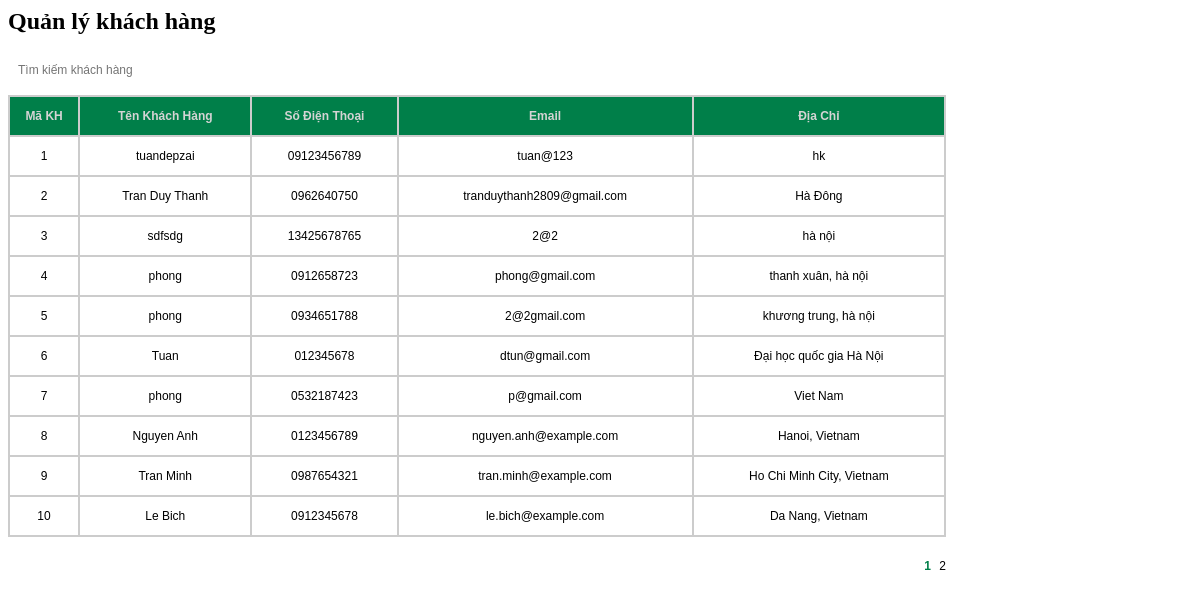
The app's page /admin/customer/customer.php with its own data.
### tables this page shows
CREATE TABLE `customers` (
  `customerNumber` int NOT NULL AUTO_INCREMENT,
  `customerName` varchar(255) NOT NULL,
  `phone` varchar(255) NOT NULL,
  `email` varchar(255) NOT NULL,
  `address` varchar(225) NOT NULL,
  PRIMARY KEY (`customerNumber`)
);

### admin/customer/customer.php (the view, shortened to what this page needs)
<?php
    $dbHost = 'localhost';
    $dbUsername = 'TFT';
    $dbPassword = 'Fongngu123';
    $dbName = 'web_csdl';
    $conn = mysqli_connect($dbHost, $dbUsername, $dbPassword, $dbName);
    $page = isset($_GET['page']) ? $_GET['page'] : 1;
    $rowsPerPage = 10;
    $perRow = ($page - 1) * $rowsPerPage;
    $sql = "SELECT customerNumber, customerName, phone, email, address FROM customers LIMIT $perRow, $rowsPerPage";
    $result1 = $conn->query($sql);
    $query = "SELECT COUNT(*) AS totalRows FROM customers";
    $result2 = $conn->query($query);
    $totalRows = $result2->fetch_assoc()['totalRows'];
    $totalPage = ceil($totalRows / $rowsPerPage);
?>
<link rel="stylesheet" type="text/css" href="css/customer.css" />
<h2>Quản lý khách hàng</h2>
<div id="main">
    <div id="search-bar">
        <form method="get" name="sform" action="mainAdmin.php">
            <input type="text" name="stext" placeholder="Tìm kiếm khách hàng">
        </form>
    </div>
    <table id="customers" cellpadding="0" cellspacing="0" width="100%">
        <tr id="customer-bar">
            <td>Mã KH</td>
            <td>Tên khách hàng</td>
            <td>Số điện thoại</td>
            <td>Email</td>
            <td>Địa chỉ</td>
        </tr>
        <?php
        if ($result1->num_rows > 0) {
            while ($row = $result1->fetch_assoc()) {
        ?>
        <tr>
            <td><?php echo $row['customerNumber']; ?></td>
            <td><?php echo $row['customerName']; ?></td>
            <td><?php echo $row['phone']; ?></td>
            <td><?php echo $row['email']; ?></td>
            <td><?php echo $row['address']; ?></td>
        </tr>
        <?php
            }
        }
        ?>
    </table>
    <p id="pagination">
        <?php
        for ($i = 1; $i <= $totalPage; $i++) {
            if ($i == $page) {
                echo "<span>$i</span> ";
            } else {
                echo '<a href="' . $_SERVER['PHP_SELF'] . '?page_layout=customer&page=' . $i . '">' . $i . '</a> ';
            }
        }
        ?>
    </p>
</div>

### admin/css/customer.css (style rules this page uses)
#search-bar { width: 300px; height: 40px; float: left; }
#search-bar input { float: left; border: none; }
#search-bar input[type="text"] { width: 200px; height: 30px; line-height: 30px; font-family: Verdana, Geneva, sans-serif; font-size: 12px; color: #666; padding-left: 10px; }
#main table#customers { width: 938px; border-top: 2px solid #CCC; border-right: 2px solid #CCC; }
#main table#customers tr td { border-left: 2px solid #CCC; border-bottom: 2px solid #CCC; text-align: center; font-family: Verdana, Geneva, sans-serif; font-size: 12px; height: 40px; }
#customer-bar { width: 100%; height: 30px; line-height: 30px; background: #007f49; color: #d4d4d4; }
#customer-bar td { font-family: Verdana, Geneva, sans-serif; font-size: 12px; font-weight: bold; text-transform: capitalize; text-align: center; }
p#pagination { width: 938px; text-align: right; font-family: Verdana, Geneva, sans-serif; font-size: 12px; word-spacing: 5px; padding-top: 10px; }
p#pagination span { font-weight: bold; color: #007f49; }
p#pagination a { color: #000; text-decoration: none; }

### records on screen
customers: customerNumber "1", customerName "tuandepzai", phone "09123456789", email "tuan@123", address "hk"
customers: customerNumber "2", customerName "Tran Duy Thanh", phone "0962640750", email "tranduythanh2809@gmail.com", address "Hà Đông"
customers: customerNumber "3", customerName "sdfsdg", phone "13425678765", email "2@2", address "hà nội"
customers: customerNumber "4", customerName "phong", phone "0912658723", email "phong@gmail.com", address "thanh xuân, hà nội"
customers: customerNumber "5", customerName "phong", phone "0934651788", email "2@2gmail.com", address "khương trung, hà nội"
customers: customerNumber "6", customerName "Tuan", phone "012345678", email "dtun@gmail.com", address "Đại học quốc gia Hà Nội"
customers: customerNumber "7", customerName "phong", phone "0532187423", email "p@gmail.com", address "Viet Nam"
customers: customerNumber "8", customerName "Nguyen Anh", phone "0123456789", email "nguyen.anh@example.com", address "Hanoi, Vietnam"
customers: customerNumber "9", customerName "Tran Minh", phone "0987654321", email "tran.minh@example.com", address "Ho Chi Minh City, Vietnam"
customers: customerNumber "10", customerName "Le Bich", phone "0912345678", email "le.bich@example.com", address "Da Nang, Vietnam"
